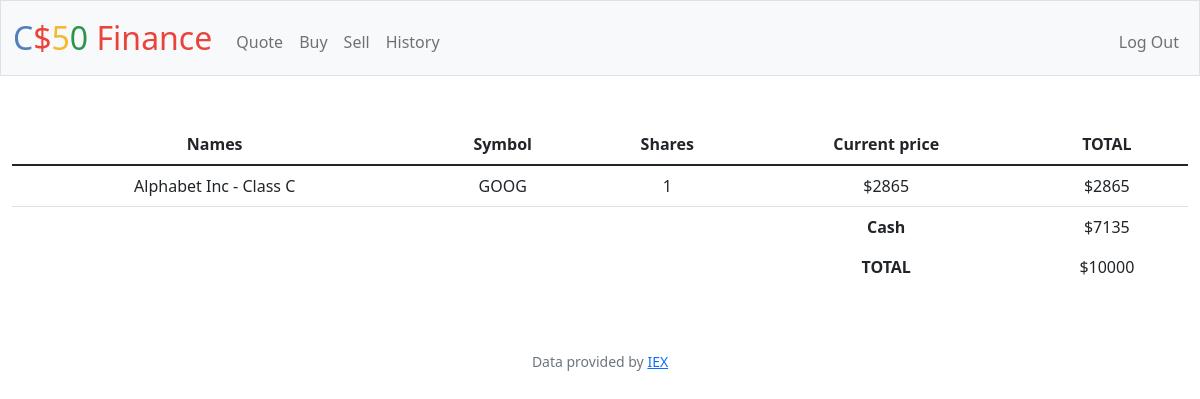
The app's page / (signed in), older data.
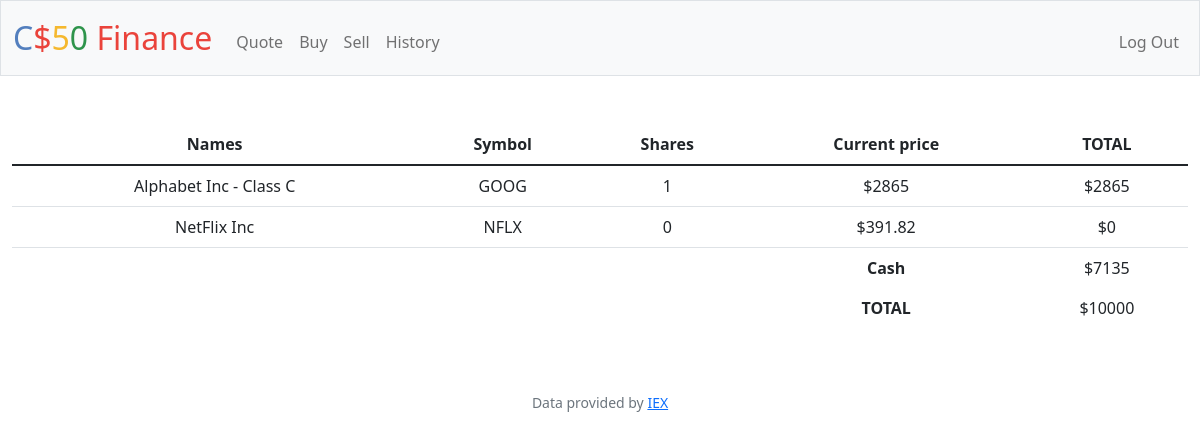
The same page, newer data.
### tables this page shows
CREATE TABLE wallets (
    ownID INTEGER PRIMARY KEY AUTOINCREMENT NOT NULL,
    symbol TEXT NOT NULL,
    shares INTEGER NOT NULL,
    value INTEGER NOT NULL,
    total INTEGER NOT NULL,
    name TEXT NOT NULL,
    idName INTEGER NOT NULL,
    FOREIGN KEY (idName) REFERENCES users(id)
);

CREATE TABLE users (id INTEGER PRIMARY KEY AUTOINCREMENT NOT NULL, username TEXT NOT NULL, hash TEXT NOT NULL, cash NUMERIC NOT NULL DEFAULT 10000.00);

### app.py (the view)
@app.route("/")
@login_required
def index():
    current_user = session["user_id"]
    total = 0
    i = 0
    wallet_list = db.execute("SELECT * FROM wallets WHERE idName = ?", current_user)
    row2 = db.execute("SELECT cash FROM users WHERE id = ?", current_user)
    current_cash_float = row2[0]["cash"]
    current_cash = round(current_cash_float, 2)
    total_row = db.execute("SELECT total FROM wallets WHERE idName = ?", current_user)
    for row in total_row:
        tmp = total_row[i]["total"]
        total += tmp
        i += 1
    totaltotal_f = total + current_cash
    totaltotal = round(totaltotal_f, 2)
    return render_template("index.html", wallet=wallet_list, cash=current_cash, total=total, totaltotal=totaltotal)

### app.py (called while the page is built)
@app.after_request
def after_request(response):
    response.headers["Cache-Control"] = "no-cache, no-store, must-revalidate"
    response.headers["Expires"] = 0
    response.headers["Pragma"] = "no-cache"
    return response

### helpers.py (called while the page is built)
def login_required(f):
    @wraps(f)
    def decorated_function(*args, **kwargs):
        if session.get("user_id") is None:
            return redirect("/login")
        return f(*args, **kwargs)
    return decorated_function

### templates/index.html (shortened to what this page needs)
{% extends "layout.html" %}
{% block main %}
    <table class="table">
        <thead>
            <tr>
                <th>Names</th>
                <th>Symbol</th>
                <th>Shares</th>
                <th>Current price</th>
                <th>TOTAL</th>
            </tr>
        </thead>
        <tbody>
            {% for row in wallet %}
                <tr>
                    <td>{{ row.name }}</td>
                    <td>{{ row.symbol }}</td>
                    <td>{{ row.shares }}</td>
                    <td>${{ row.value }}</td>
                    <td>${{ row.total }}</td>
                </tr>
            {% endfor %}
                <tr>
                    <td class="no-border"></td>
                    <td class="no-border"></td>
                    <td class="no-border"></td>
                    <td class="no-border"><b>Cash</b></td>
                    <td class="no-border">${{ cash }}</td>
                </tr>
                <tr>
                    <td class="no-border"></td>
                    <td class="no-border"></td>
                    <td class="no-border"></td>
                    <td class="no-border"><b>TOTAL</b></td>
                    <td class="no-border">${{ totaltotal }}</td>
                </tr>
        </tbody>
    </table>
{% endblock %}

### templates/layout.html (shortened to what this page needs)
<!DOCTYPE html>
<html lang="en">
    <head>
        <link href="https://cdn.jsdelivr.net/npm/bootstrap@5.1.3/dist/css/bootstrap.min.css" rel="stylesheet">
        <link href="/static/styles.css" rel="stylesheet">
    </head>
    <body>
        <nav class="bg-light border navbar navbar-expand-md navbar-light">
            <div class="container-fluid">
                <a class="navbar-brand" href="/"><span class="blue">C</span><span class="red">$</span><span class="yellow">5</span><span class="green">0</span> <span class="red">Finance</span></a>
                <div class="collapse navbar-collapse" id="navbar">
                    {% if session["user_id"] %}
                        <ul class="navbar-nav me-auto mt-2">
                            <li class="nav-item"><a class="nav-link" href="/quote">Quote</a></li>
                            <li class="nav-item"><a class="nav-link" href="/buy">Buy</a></li>
                            <li class="nav-item"><a class="nav-link" href="/sell">Sell</a></li>
                            <li class="nav-item"><a class="nav-link" href="/history">History</a></li>
                        </ul>
                        <ul class="navbar-nav ms-auto mt-2">
                            <li class="nav-item"><a class="nav-link" href="/logout">Log Out</a></li>
                        </ul>
                    {% else %}
                        <ul class="navbar-nav ms-auto mt-2">
                            <li class="nav-item"><a class="nav-link" href="/register">Register</a></li>
                            <li class="nav-item"><a class="nav-link" href="/login">Log In</a></li>
                        </ul>
                    {% endif %}
                </div>
            </div>
        </nav>
        <main class="container-fluid py-5 text-center">
            {% block main %}{% endblock %}
        </main>
        <footer class="mb-5 small text-center text-muted">
            Data provided by <a href="https://iexcloud.io/">IEX</a>
        </footer>
    </body>
</html>

### static/styles.css (style rules this page uses)
nav .navbar-brand { font-size: xx-large; }
nav .navbar-brand .blue { color: #537fbe; }
nav .navbar-brand .red { color: #ea433b; }
nav .navbar-brand .yellow { color: #f5b82e; }
nav .navbar-brand .green { color: #2e944b; }
.no-border { border-style: none; }

Row changes from the older to the newer data that the page shows:
added wallets: name "NetFlix Inc", symbol "NFLX", shares "0", value "391.82", total "0"
